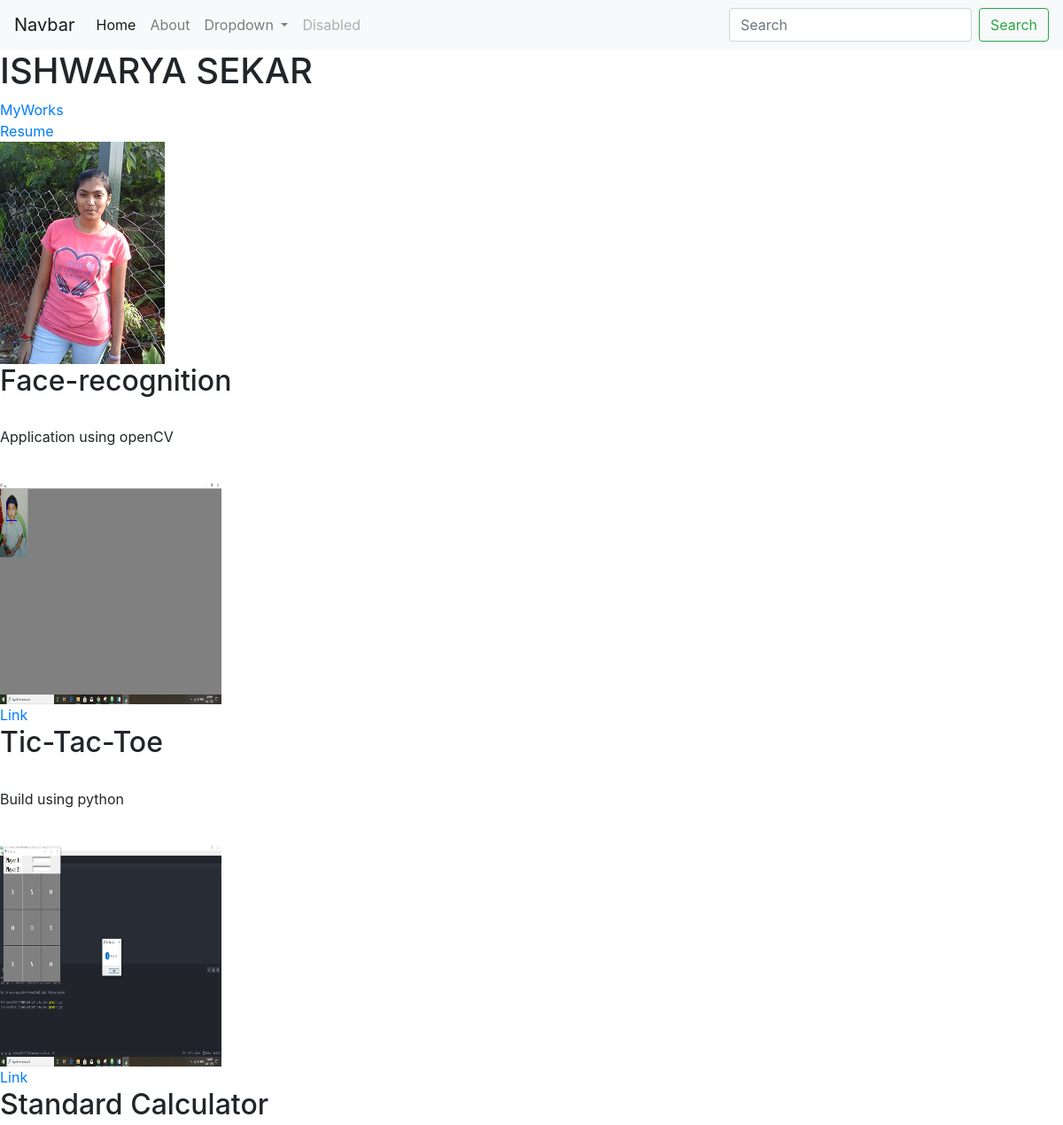
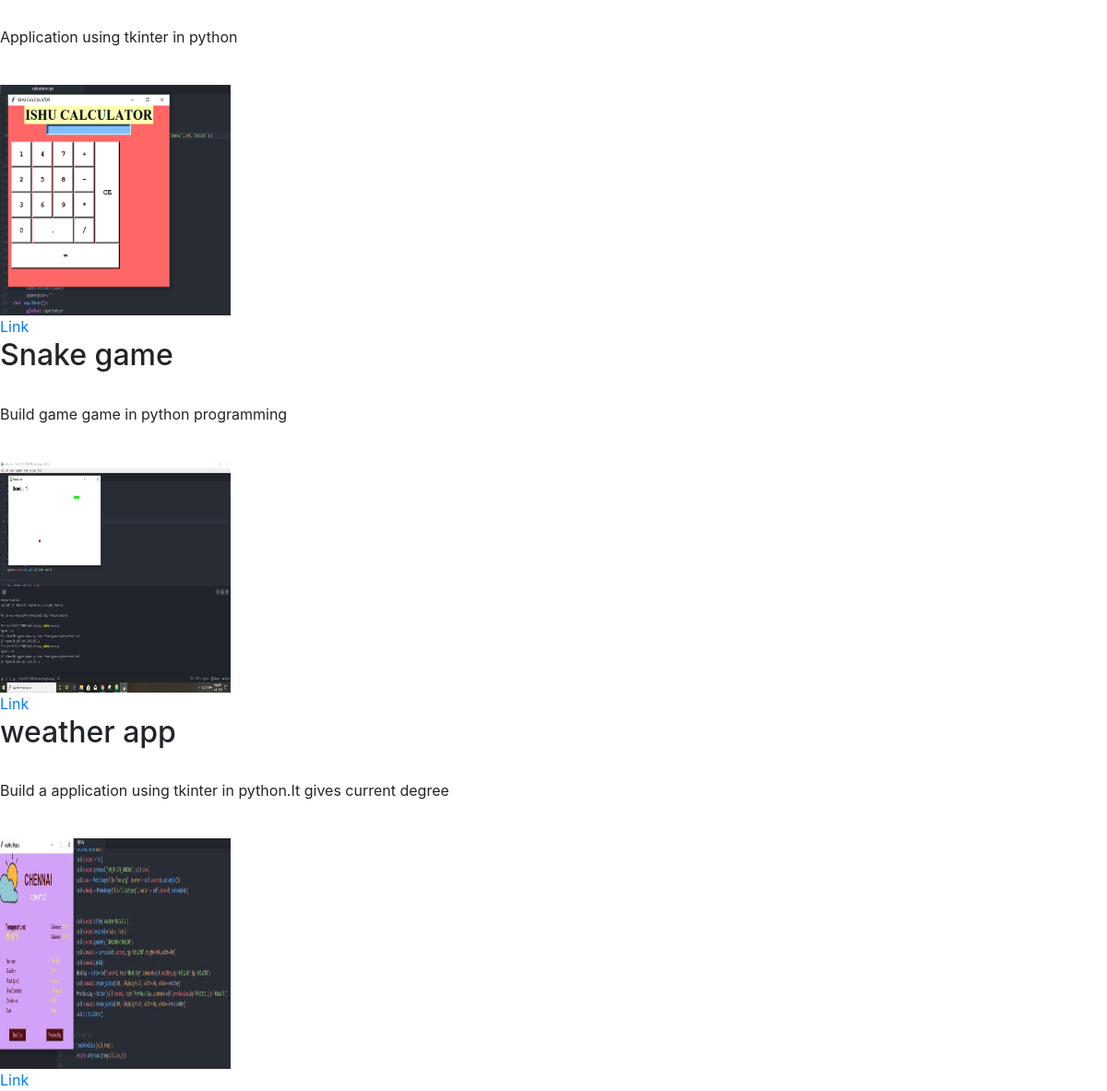
The page / on the database its author committed (2 pictures, top to bottom).
### projects/models.py (models this page shows)
class Project(models.Model):
   title =models.CharField(max_length=100)
   description=models.CharField(max_length=250)
   image = models.ImageField(upload_to='projects/images/')
   url =models.URLField(blank=True)

### projects/views.py (the view)
# urls.py: 2. Add a URL to urlpatterns:  path('', views.home, name='home')
def home(request):
    projects=Project.objects.all()
    return render(request,'projects/home.html',{'projects':projects})

### projects/templates/projects/home.html
{% extends 'projects/base.html' %}
{% block content %}
    <h1>ISHWARYA SEKAR</h1>
    {% load static %}
    <a href="{% url 'myworks:all_myworks' %}">MyWorks</a>
    <br>
    <a href="{% static 'projects/ishwarya.pdf' %}">Resume</a>
    <br>
    <img src="{% static 'projects/ishu.png' %}">
    {% for project in projects %}
    <h2>{{ project.title }}</h2><br>
    <p>{{ project.description }}</p><br>
    <img src="{{ project.image.url }}" width=250 height=250><br>
    {% if project.url %}
    <a href="{{ project.url }}">Link</a>
    {% endif %}
    {% endfor %}
{% endblock %}

### projects/templates/projects/base.html (shortened to what this page needs)
<!doctype html>
<html lang="en">
<head>
  <link rel="stylesheet" href="https://stackpath.bootstrapcdn.com/bootstrap/4.5.0/css/bootstrap.min.css">
</head>
<body>
  <nav class="navbar navbar-expand-lg navbar-light bg-light">
<a class="navbar-brand" href="#">Navbar</a>
<div class="collapse navbar-collapse" id="navbarSupportedContent">
  <ul class="navbar-nav mr-auto">
    <li class="nav-item active">
      <a class="nav-link" href="#">Home <span class="sr-only">(current)</span></a>
    </li>
    <li class="nav-item">
      <a class="nav-link" href="#">About</a>
    </li>
    <li class="nav-item dropdown">
      <a class="nav-link dropdown-toggle" href="#" id="navbarDropdown" role="button" data-toggle="dropdown" aria-haspopup="true" aria-expanded="false">
        Dropdown
      </a>
    </li>
    <li class="nav-item">
      <a class="nav-link disabled" href="#" tabindex="-1" aria-disabled="true">Disabled</a>
    </li>
  </ul>
  <form class="form-inline my-2 my-lg-0">
    <input class="form-control mr-sm-2" type="search" placeholder="Search" aria-label="Search">
    <button class="btn btn-outline-success my-2 my-sm-0" type="submit">Search</button>
  </form>
</div>
</nav>
{% block content %}{% endblock %}
</body>
</html>

### rows shown on the page
Project: title "Face-recognition", description "Application using openCV", image (picture)
Project: title "Tic-Tac-Toe", description "Build using python", image (picture)
Project: title "Standard Calculator", description "Application using tkinter in python", image (picture)
Project: title "Snake game", description "Build game game in python programming", image (picture)
Project: title "weather app", description "Build a application using tkinter in python.It gives current degree", image (picture)
